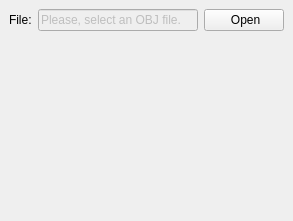
<?xml version="1.0" encoding="UTF-8"?>
<ui version="4.0">
 <class>MainWindowLayout</class>
 <widget class="QMainWindow" name="MainWindowLayout">
  <property name="windowTitle">
   <string>QtOpenGL - Eberty Alves</string>
  </property>
  <widget class="QWidget" name="central_widget">
   <layout class="QGridLayout" name="gridLayout">
    <item row="0" column="0">
     <widget class="QLabel" name="file_label_">
      <property name="text">
       <string>File:</string>
      </property>
     </widget>
    </item>
    <item row="0" column="1">
     <widget class="QLineEdit" name="file_line_edit_">
      <property name="enabled">
       <bool>false</bool>
      </property>
      <property name="focusPolicy">
       <enum>Qt::NoFocus</enum>
      </property>
      <property name="text">
       <string>Please, select an OBJ file.</string>
      </property>
     </widget>
    </item>
    <item row="0" column="2">
     <widget class="QPushButton" name="open_button_">
      <property name="focusPolicy">
       <enum>Qt::NoFocus</enum>
      </property>
      <property name="text">
       <string> Open</string>
      </property>
      <property name="icon">
       <iconset theme="folder">
        <normaloff/>
       </iconset>
      </property>
     </widget>
    </item>
    <item row="1" column="0" colspan="3">
     <widget class="QtOpenGL" name="opengl_widget_" native="true">
      <property name="minimumSize">
       <size>
        <width>275</width>
        <height>175</height>
       </size>
      </property>
     </widget>
    </item>
   </layout>
  </widget>
 </widget>
 <customwidgets>
  <customwidget>
   <class>QtOpenGL</class>
   <extends>QWidget</extends>
   <header>qt_opengl.h</header>
   <container>1</container>
  </customwidget>
 </customwidgets>
 <resources/>
 <connections/>
</ui>
